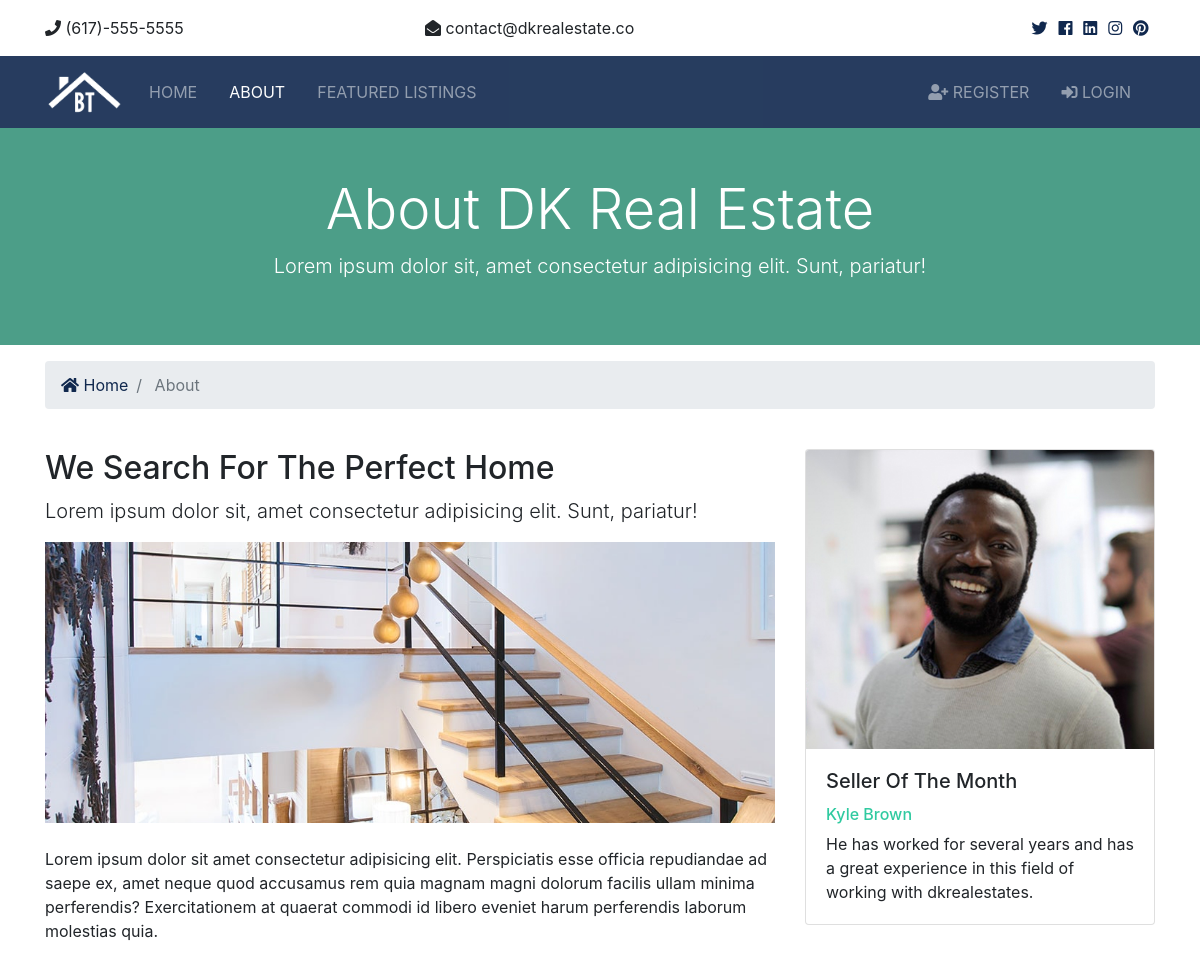
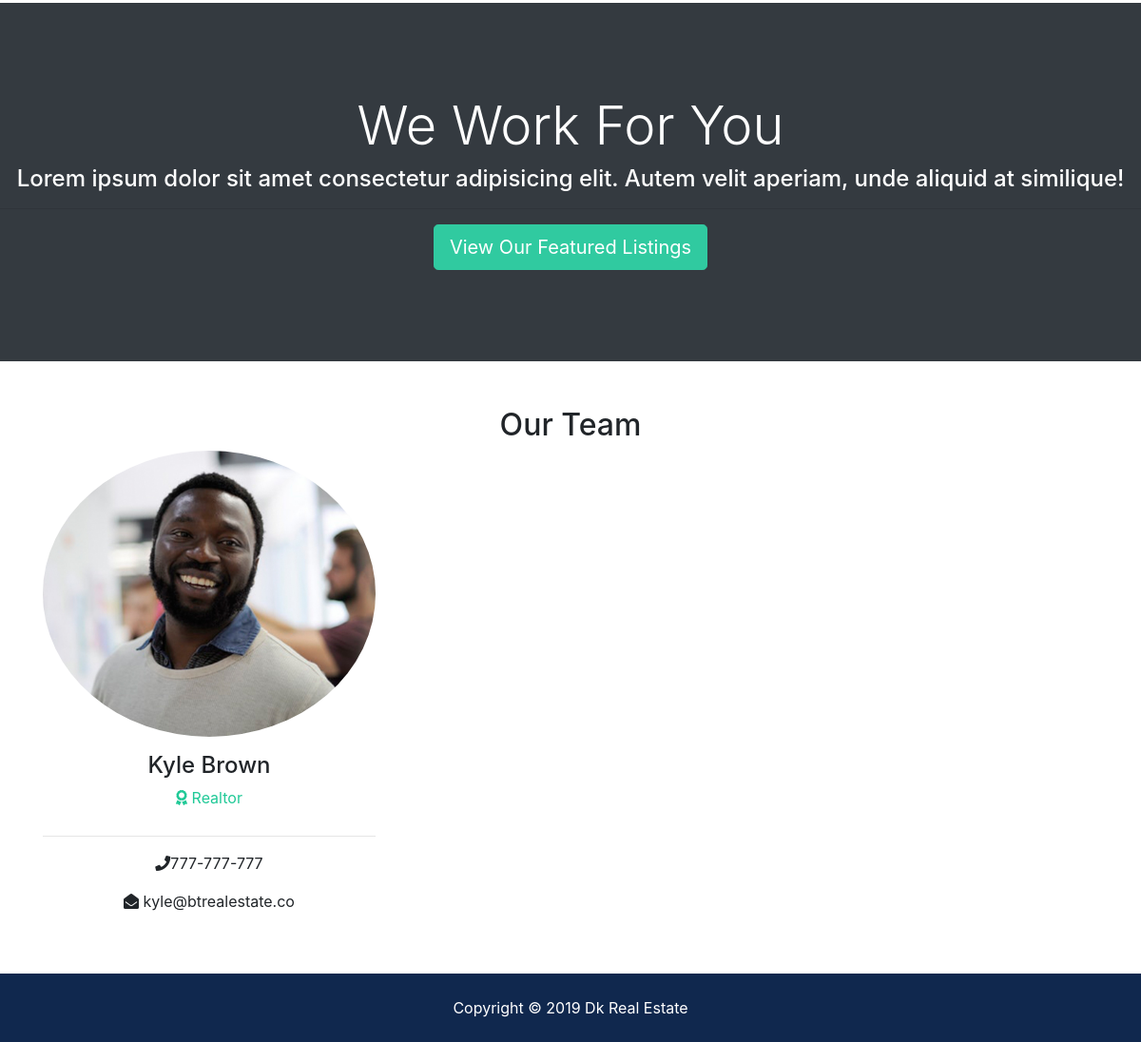
/about, run on the app's committed database (2 pictures, top to bottom).
### realtors/models.py (models this page shows, shortened)
class Realtor(models.Model):
    name = models.CharField(max_length=200)
    photo = models.ImageField(upload_to= 'photos/%Y/%m/%d/')
    description = models.TextField(blank=True)
    phone = models.CharField(max_length=20)
    email=models.EmailField()
    is_mvp = models.BooleanField(default=False)
    hire_date = models.DateTimeField(default=datetime.now,blank=True)

### pages/views.py (the view)
# urls.py: path('about', views.about,name='about'),
def about(request):
    realtors = Realtor.objects.order_by('-hire_date')
    mvp_realtors = Realtor.objects.all().filter(is_mvp=True)
    context = {
        'realtors' : realtors,
        'mvp_realtors' : mvp_realtors
    }
    return render(request,'pages/about.html',context)

### templates/pages/about.html (shortened to what this page needs)
{% extends 'base.html' %}
{% load static %}
  {% block content %}
  <section id="showcase-inner" class="py-5 text-white">
    <div class="container">
      <div class="row text-center">
        <div class="col-md-12">
          <h1 class="display-4">About DK Real Estate</h1>
          <p class="lead">Lorem ipsum dolor sit, amet consectetur adipisicing elit. Sunt, pariatur!</p>
        </div>
      </div>
    </div>
  </section>
  <section id="bc" class="mt-3">
    <div class="container">
      <nav aria-label="breadcrumb">
        <ol class="breadcrumb">
          <li class="breadcrumb-item">
            <a href="{% url 'index' %}">
              <i class="fas fa-home"></i> Home</a>
          </li>
          <li class="breadcrumb-item active"> About</li>
        </ol>
      </nav>
    </div>
  </section>
  <section id="about" class="py-4">
    <div class="container">
      <div class="row">
        <div class="col-md-8">
          <h2>We Search For The Perfect Home</h2>
          <p class="lead">Lorem ipsum dolor sit, amet consectetur adipisicing elit. Sunt, pariatur!</p>
          <img src="{% static 'img/about.jpg' %}" alt="">
          <p class="mt-4">Lorem ipsum dolor sit amet consectetur adipisicing elit. Perspiciatis esse officia repudiandae ad saepe ex, amet
            neque quod accusamus rem quia magnam magni dolorum facilis ullam minima perferendis? Exercitationem at quaerat
            commodi id libero eveniet harum perferendis laborum molestias quia.</p>
        </div>
        <div class="col-md-4">
          {% if mvp_realtors %}
          {% for realtor in mvp_realtors %}
              <div class="card">
                <img class="card-img-top" src="{{ realtor.photo.url }}" alt="Seller of the month">
                <div class="card-body">
                  <h5 class="card-title">Seller Of The Month</h5>
                  <h6 class="text-secondary">{{ realtor.name }}</h6>
                  <p class="card-text">{{ realtor.description }}</p>
                </div>
              </div>
          {% endfor %}
          {% endif %}
        </div>
      </div>
    </div>
  </section>
  <section id="work" class="bg-dark text-white text-center">
    <h2 class="display-4">We Work For You</h2>
    <h4>Lorem ipsum dolor sit amet consectetur adipisicing elit. Autem velit aperiam, unde aliquid at similique!</h4>
    <hr>
    <a href="{% url 'listings' %}" class="btn btn-secondary text-white btn-lg">View Our Featured Listings</a>
  </section>
  <section id="team" class="py-5">
    <div class="container">
      <h2 class="text-center">Our Team</h2>
      <div class="row text-center">
        {% if realtors %}
           {% for realtor in realtors %}
            <div class="col-md-4">
              <img src="{{ realtor.photo.url }}" alt="" class="rounded-circle mb-3">
              <h4>{{ realtor.name }}</h4>
              <p class="text-success">
                <i class="fas fa-award text-success mb-3"></i> Realtor</p>
              <hr>
              <p>
                <i class="fas fa-phone"></i>{{ realtor.phone}}</p>
              <p>
                <i class="fas fa-envelope-open"></i> {{ realtor.email }}</p>
            </div>
            {% endfor %}
        {% else %}
            <div class="col-md-12">
              <p>No Realtors Available</p>
            </div>
        {% endif %}
      </div>
    </div>
  </section>
  {% endblock %}

### btre/static/css/all.css (style rules this page uses)
.fa, .fas, .far, .fal, .fab { -moz-osx-font-smoothing: grayscale; -webkit-font-smoothing: antialiased; display: inline-block; font-style: normal; font-variant: normal; text-rendering: auto; line-height: 1; }
.fa-award:before { content: "\f559"; }
.fa-envelope-open:before { content: "\f2b6"; }
.fa-home:before { content: "\f015"; }
.fa-phone:before { content: "\f095"; }
.fa, .fas { font-family: 'Font Awesome 5 Free'; font-weight: 900; }

### btre/static/css/style.css (style rules this page uses)
.btn-secondary { color: #fff !important; }
img { width: 100%; }
#showcase-inner { background: url(../img/building.jpg) no-repeat top center fixed/cover; position: relative; overflow: hidden; min-height: 200px; }
#showcase-inner::before { content: ''; position: absolute; top: 0; left: 0; min-height: 100%; width: 100%; background: rgba(32, 134, 107, 0.8); }
#work { padding: 6rem 0; }

### data on the page
Realtor: photo (picture), name "Kyle Brown", description "He has worked for several years and has a great experience in this field of working with dkrealestates.", phone "777-777-777", email "kyle@btrealestate.co"
